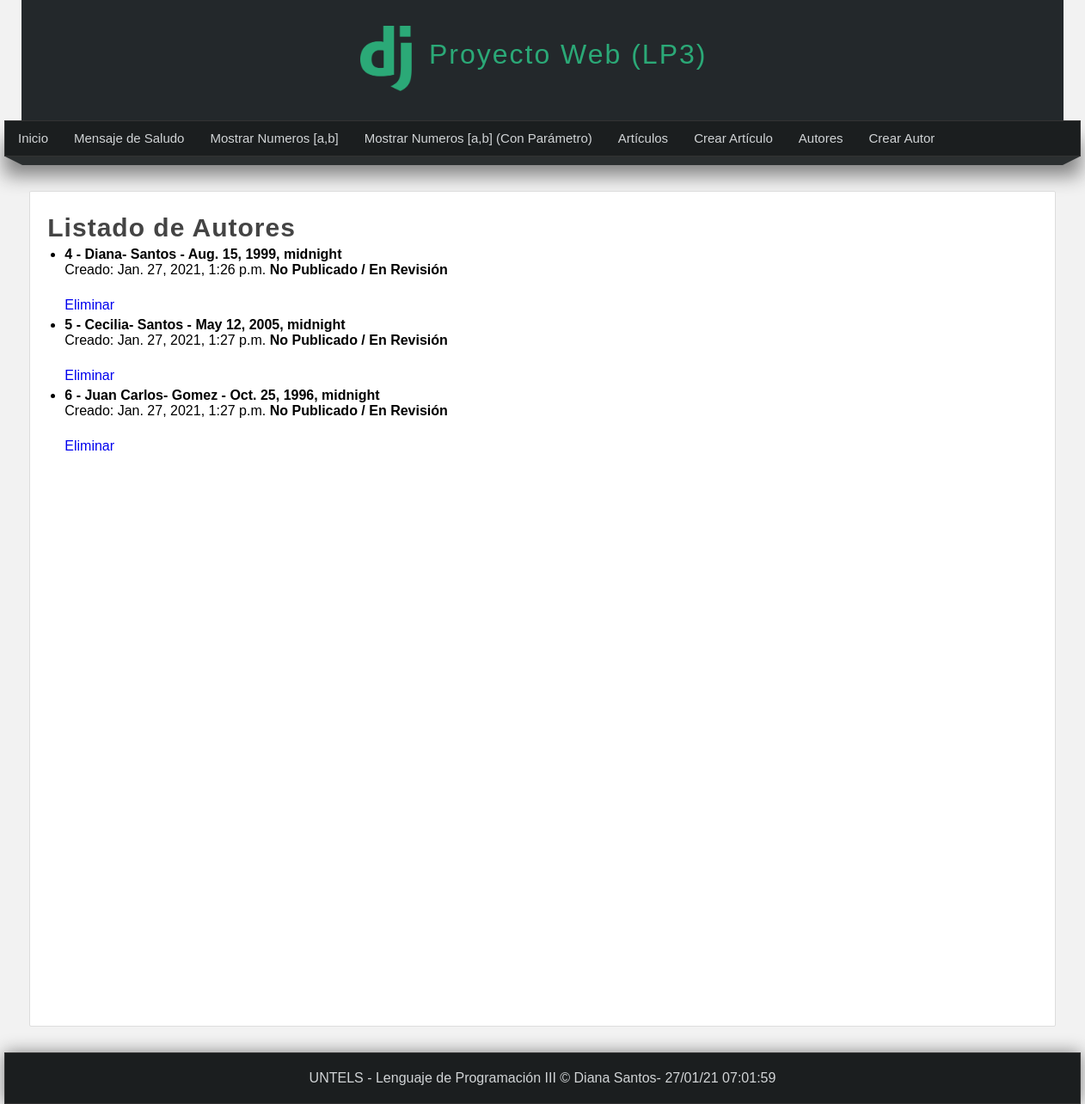
Page /listar_autores on the committed database.
### miapp/models.py (models this page shows)
class Autor(models.Model):
    nombre = models.CharField(max_length=110)
    apellido = models.CharField(max_length=110)
    sexo = models.CharField(max_length=20)
    fecha_nacimiento = models.DateTimeField(auto_now_add=False)
    pais = models.CharField(max_length=20)
    creado = models.DateTimeField(auto_now_add=True)
    actualizado = models.DateTimeField(auto_now=True)

### miapp/views.py (the view)
# urls.py: path('listar_autores', views.listar_autores, name="listar_autores"),
def listar_autores(request):
    autores = Autor.objects.all()
    """
    autores = Autor.objects.filter(
        Q(titulo__contains="Py") |
        Q(titulo__contains="Hab")
    )
    """
    return render(request, 'listar_autores.html',{
        'autores': autores,
        'titulo': 'Listado de Autores'
    })

### miapp/templates/listar_autores.html (shortened to what this page needs)
{% extends 'layout.html' %}
{% block content %}
<h1 class="title"> {{titulo}} </h1>
<ul>
    {% for autor in autores %}
    <li>
        <h4>
            {{autor.id}} - {{autor.nombre}}- {{autor.apellido}} - {{autor.fecha_nacimiento}}
        </h4>
        <span>
                    Creado: {{autor.creado}}
                </span> {% if autor.publicado %}
        <strong>
                        Publicado
                    </strong> {% else %}
        <strong>
                        No Publicado / En Revisión
                    </strong> {% endif %}
        <p>
            {{autor.contenido}}<br>
            <a href="{% url 'eliminar_autor' id=autor.id %}">
                        Eliminar
                    </a>
        </p>
    </li>
    {% endfor %}
</ul>
{% endblock content %}

### miapp/static/css/style.css (style rules this page uses)
* { margin: 0px; padding: 0px; font-family: Arial, Helvetica, sans-serif; text-decoration: none; }
.box p, .box h2, .box h3, .box ul { margin-bottom: 5px; margin-top: 5px; }
.box ul, .box ol { margin-left: 20px; margin-bottom: 10px; }
body { background-color: #f2f2f2; }
.title { color: #444; letter-spacing: 1px; font-size: 30px; margin-bottom: 4px; margin-top: 5px; }

### rows in the picture
Autor: id "4", nombre "Diana", apellido "Santos", fecha_nacimiento "Aug. 15, 1999, midnight", creado "Jan. 27, 2021, 1:26 p.m."
Autor: id "5", nombre "Cecilia", apellido "Santos", fecha_nacimiento "May 12, 2005, midnight", creado "Jan. 27, 2021, 1:27 p.m."
Autor: id "6", nombre "Juan Carlos", apellido "Gomez", fecha_nacimiento "Oct. 25, 1996, midnight", creado "Jan. 27, 2021, 1:27 p.m."

### other values in the picture
{{ titulo }} "Listado de Autores"
